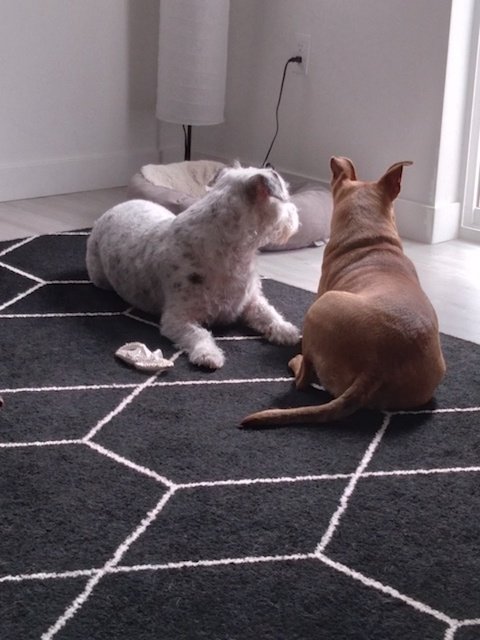
#> input picture dogs.jpeg, 480 x 640 px
$ python cannyOp.py
#> lines starting #> are read from the running program, lines starting #| are printed output that depends on the picture
# Packages
import cv2
import numpy as np

#open image file
img = cv2.imread('dogs.jpeg')
#> img is the input picture: shape (640, 480, 3); mean B, G, R 100.2, 95.1, 103.8

# Convert image to canny image and store output image
cv2.imwrite('canny.jpeg', cv2.Canny(img, 50, 100)) # image, threshold 1 (100) & 2 (300)
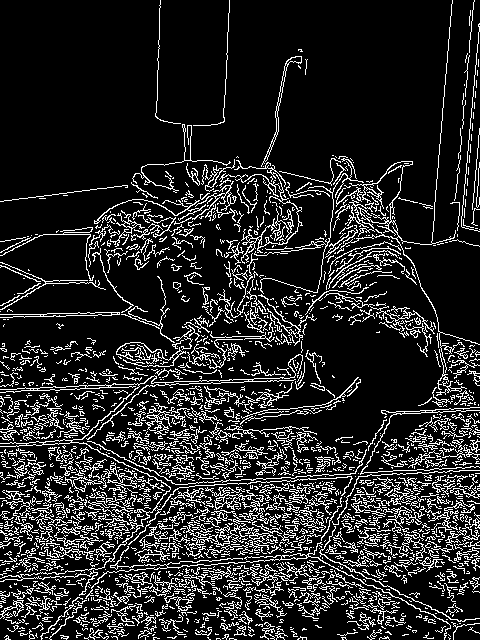
#> saved as canny.jpeg: shape (640, 480); 15.2% white in thin lines or dots

# Autocanny
sigma = 0.3
median = np.median(img)
#> median = 83

# apply automatic Canny edge detection using the computed median
lower = int(max(0,(1.0 - sigma) * median))
#> lower = 58
# Lower thrershold is sigma % lower than median
# If value is below 0 then take 0 as the value

upper = int(min(255,(1.0 + sigma) * median))
#> upper = 107
# Upper threshold is sigma % higher than median
# If the value is larger than 255 then take 255 as the value

autoCanny = cv2.Canny(img, lower, upper)
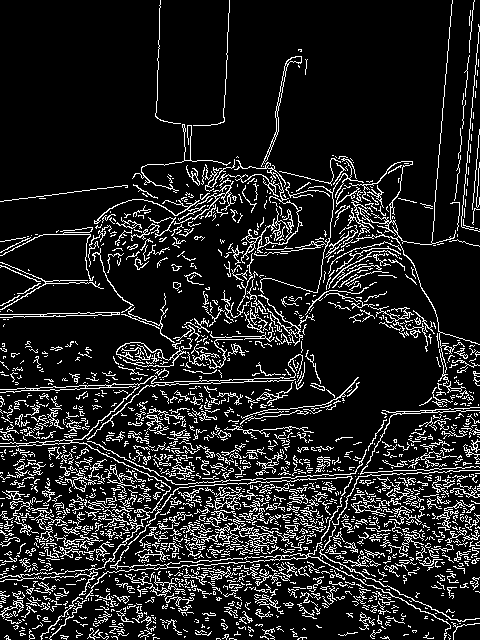
#> autoCanny: shape (640, 480); 13.2% white in thin lines or dots
# (Bhattiprolu, 2020).

# Display image in window
cv2.imshow('Canny Dogs', cv2.imread('canny.jpeg'))
cv2.imshow('Original Dogs', cv2.imread('dogs.jpeg'))
cv2.imshow ('Auto Canny', autoCanny)

# Break out on a key presss
cv2.waitKey(0)

# Clean up Windows
cv2.destroyAllWindows()
